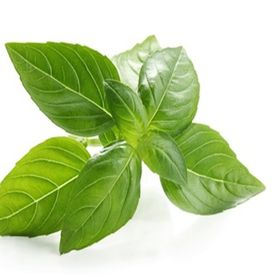
#> input picture Images/001.jpg, 280 x 280 px, found by its file name
$ jupyter execute ip_morphology.ipynb   (shell and % lines are left out)
#> lines starting #> are read from the running program, lines starting #| are printed output that depends on the picture
<a href="https://colab.research.google.com/github/kilaspintas/ai_project/blob/master/image_fundamental/ip_morphology.ipynb" target="_parent"></a>

[cell 1]
# import the necessary packages
from matplotlib import pyplot as plt
import argparse
import cv2

Function to display images in Jupyter Notebooks and Google Colab

[cell 2]
def plt_imshow(title, image):
	# convert the image frame BGR to RGB color space and display it
	image = cv2.cvtColor(image, cv2.COLOR_BGR2RGB)
	plt.imshow(image)
	plt.title(title)
	plt.grid(False)
	plt.show()

Morphological operations

Erosion

[cell 3]
# since we are using Jupyter Notebooks we can replace our argument
# parsing code with *hard coded* arguments and values
args = {
	"image": "001.jpg"
}

[cell 4]
# load the image, convert it to grayscale, and display it to our
# screen
image = cv2.imread(args["image"])
#> image is the input picture: shape (280, 280, 3); mean B, G, R 163.4, 211.2, 193.5
gray = cv2.cvtColor(image, cv2.COLOR_BGR2GRAY)
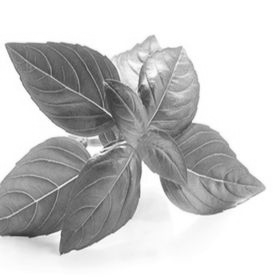
#> gray: shape (280, 280); min 49, max 255, mean 200.5
plt_imshow("Original", image)

# apply a series of erosions
for i in range(0, 3):
	eroded = cv2.erode(gray.copy(), None, iterations=i + 1)
	plt_imshow("Eroded {} times".format(i + 1), eroded)
#> this loop made 3 passes
#> pass 1, `eroded = cv2.erode(gray.copy(), None, iterations=i + 1)`:
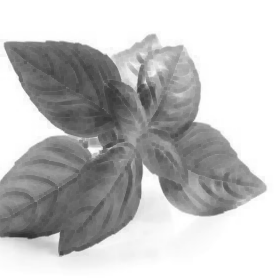
#> eroded: shape (280, 280); min 49, max 255, mean 192.7

Dilation

[cell 5]
# display the original image
plt_imshow("Original", image)

# apply a series of dilations
for i in range(0, 3):
	dilated = cv2.dilate(gray.copy(), None, iterations=i + 1)
	plt_imshow("Dilated {} times".format(i + 1), dilated)
#> this loop made 3 passes
#> pass 1, `dilated = cv2.dilate(gray.copy(), None, iterations=i + 1)`:
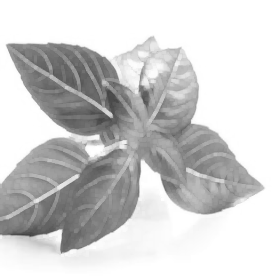
#> dilated: shape (280, 280); min 63, max 255, mean 208.3
#> pass 2, `dilated = cv2.dilate(gray.copy(), None, iterations=i + 1)`:
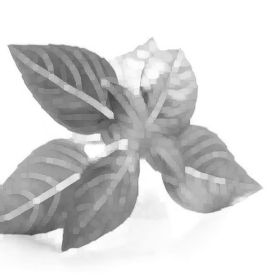
#> dilated: shape (280, 280); min 74, max 255, mean 213.7

Opening

[cell 6]
# close all windows to cleanup the screen, then initialize a list of
# of kernels sizes that will be applied to the image
plt_imshow("Original", image)
kernelSizes = [(3, 3), (5, 5), (7, 7)]

# loop over the kernels sizes
for kernelSize in kernelSizes:
	# construct a rectangular kernel from the current size and then
	# apply an "opening" operation
	kernel = cv2.getStructuringElement(cv2.MORPH_RECT, kernelSize)
	opening = cv2.morphologyEx(gray, cv2.MORPH_OPEN, kernel)
	plt_imshow("Opening: ({}, {})".format(
		kernelSize[0], kernelSize[1]), opening)
#> this loop made 3 passes
#> pass 1, `opening = cv2.morphologyEx(gray, cv2.MORPH_OPEN, kernel)`:
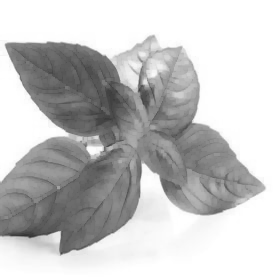
#> opening: shape (280, 280); min 49, max 255, mean 198

Closing

[cell 7]
# display the original image
plt_imshow("Original", image)

# loop over the kernels sizes again
for kernelSize in kernelSizes:
	# construct a rectangular kernel form the current size, but this
	# time apply a "closing" operation
	kernel = cv2.getStructuringElement(cv2.MORPH_RECT, kernelSize)
	closing = cv2.morphologyEx(gray, cv2.MORPH_CLOSE, kernel)
	plt_imshow("Closing: ({}, {})".format(
		kernelSize[0], kernelSize[1]), closing)
#> this loop made 3 passes
#> kernel on pass 1: [[1, 1, 1], [1, 1, 1], [1, 1, 1]]
#> pass 2, `closing = cv2.morphologyEx(gray, cv2.MORPH_CLOSE, kernel)`:
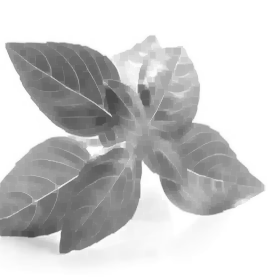
#> closing: shape (280, 280); min 74, max 255, mean 204.3

Morphological gradient

[cell 8]
# display the original image
plt_imshow("Original", image)

# loop over the kernels a final time
for kernelSize in kernelSizes:
	# construct a rectangular kernel and apply a "morphological
	# gradient" operation to the image
	kernel = cv2.getStructuringElement(cv2.MORPH_RECT, kernelSize)
	gradient = cv2.morphologyEx(gray, cv2.MORPH_GRADIENT, kernel)
	plt_imshow("Gradient: ({}, {})".format(
		kernelSize[0], kernelSize[1]), gradient)
#> this loop made 3 passes
#> pass 1, `gradient = cv2.morphologyEx(gray, cv2.MORPH_GRADIENT, kernel)`:
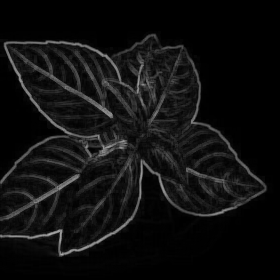
#> gradient: shape (280, 280); min 0, max 178, mean 15.6
#> pass 2, `gradient = cv2.morphologyEx(gray, cv2.MORPH_GRADIENT, kernel)`:
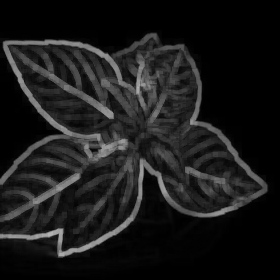
#> gradient: shape (280, 280); min 0, max 178, mean 25.9

Morphological hats

Top hat/white hat and black hat

[cell 9]
# since we are using Jupyter Notebooks we can replace our argument
# parsing code with *hard coded* arguments and values
args = {
	"image": "001.jpg"
}

[cell 10]
# load the image and convert it to grayscale
image = cv2.imread(args["image"])
gray = cv2.cvtColor(image, cv2.COLOR_BGR2GRAY)

# construct a rectangular kernel (13x5) and apply a blackhat
# operation which enables us to find dark regions on a light
# background
rectKernel = cv2.getStructuringElement(cv2.MORPH_RECT, (13, 5))
blackhat = cv2.morphologyEx(gray, cv2.MORPH_BLACKHAT, rectKernel)
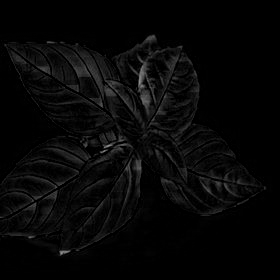
#> blackhat: shape (280, 280); min 0, max 144, mean 7

[cell 11]
# similarly, a tophat (also called a "whitehat") operation will
# enable us to find light regions on a dark background
tophat = cv2.morphologyEx(gray, cv2.MORPH_TOPHAT, rectKernel)
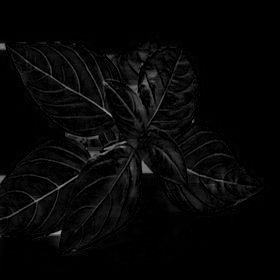
#> tophat: shape (280, 280); min 0, max 159, mean 6.5

# show the output images
plt_imshow("Original", image)
plt_imshow("Blackhat", blackhat)
plt_imshow("Tophat", tophat)
